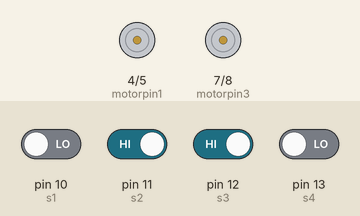
This sketch was run on a simulated Arduino Uno, built with avr-gcc and run on an emulated ATmega328P. Shown: motor-driver pin pairs drawn as motors (green arrow = first pin HIGH = forward, orange = second pin HIGH = backward, longer = more drive, scaled by the enable pin). The inputs (shaded band) are chosen by the test bench; at power-on: pin 11 (s2), pin 12 (s3) HIGH, pin 10 (s1), pin 13 (s4) LOW.

Above: at 1.2 s.
1.3 s: pin 10 (s1) driven HIGH and pin 12 (s3) driven LOW
At 1.9 s:
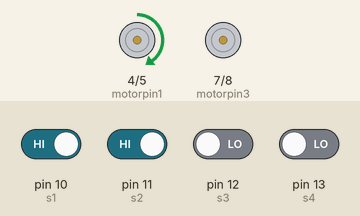
Timing chart, 0 to 2.5 s (numbered marks = the images above; inputs shaded):
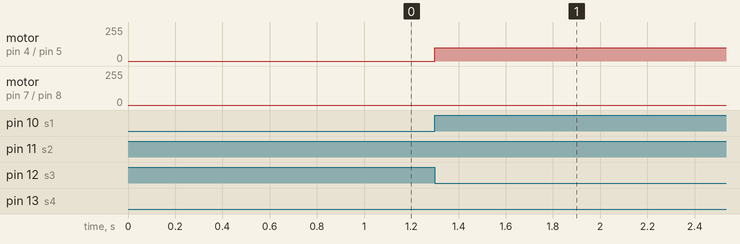

Measured:
- after the input at 1.3 s, motor on pin 4 (motorpin1) / pin 5 (motorpin2): stopped → forward 100/255 at once

The sketch:

new_fzzz_noob.ino
```cpp
int motorpin1 = 4;
int motorpin2 = 5;                      //LEFT Motor
int pwm1 = 6;

int motorpin3 = 7;
int motorpin4 = 8;                      //RIGHT Motor
int pwm2 = 9;

int s1 = 10; //orange                   // Sensor Array reads White =0 and Black =1
int s2 = 11; //white
int s3 = 12; //yellow
int s4 = 13; //black                    // sensors
void setup() {
 pinMode(s1, INPUT);
  pinMode(s2, INPUT);
  pinMode(s3, INPUT);
  pinMode(s4, INPUT);

  // Motor pins and Pulse Width Modulation declared by pinMode
  pinMode(motorpin1, OUTPUT);
  pinMode(motorpin2, OUTPUT);
  pinMode(motorpin3, OUTPUT);
  pinMode(motorpin4, OUTPUT);
  pinMode(pwm1, OUTPUT);
  pinMode(pwm2, OUTPUT);
}

void loop() {
  long a, a1, a2, a3;
  a= digitalRead(s1);
  a1=digitalRead(s2);
  a2=digitalRead(s3);
  a3=digitalRead(s4);

  Serial.print(a);
  Serial.print(a1);
  Serial.print(a2);
  Serial.print(a3);


if (a==1 && a1==0 && a2==0 && a3==1){
  forward();
}
if (a==0 && a1==0 && a2==0 && a3==1){
  leftTurn();
}
if (a==1 && a1==0 && a2==0 && a3==0){
  rightTurn();
}
if (a==0 && a1==0 && a2==1 && a3==1){
  fastMoveRight();
}
if (a==1 && a1==1 && a2==0 && a3==0){
  fastMoveLeft();
}
}
  void forward() {
  digitalWrite(motorpin1, HIGH);
  digitalWrite(motorpin2, LOW);
  analogWrite(pwm1, 100);

  digitalWrite(motorpin3, HIGH);
  digitalWrite(motorpin4, LOW);
  analogWrite(pwm2, 88);
}

  void reverse() {
  digitalWrite(motorpin1, LOW);
  digitalWrite(motorpin2, HIGH);
  analogWrite(pwm1, 90);

  digitalWrite(motorpin3, LOW);
  digitalWrite(motorpin4, HIGH);
  analogWrite(pwm2, 80);
  }

void leftTurn() {
  digitalWrite(motorpin1, LOW);
  digitalWrite(motorpin2, HIGH);
  analogWrite(pwm1, 00);
  digitalWrite(motorpin3, HIGH);
  digitalWrite(motorpin4, LOW);
  analogWrite(pwm2, 00);
  delay(100);

  digitalWrite(motorpin1, LOW);
  digitalWrite(motorpin2, HIGH);
  analogWrite(pwm1, 00);
  digitalWrite(motorpin3, HIGH);
  digitalWrite(motorpin4, LOW);
  analogWrite(pwm2, 88);
}

void rightTurn(){
  digitalWrite(motorpin1, LOW);
  digitalWrite(motorpin2, HIGH);
  analogWrite(pwm1, 00);
  digitalWrite(motorpin3, HIGH);
  digitalWrite(motorpin4, LOW);
  analogWrite(pwm2, 00);
  delay(100);

  digitalWrite(motorpin1, HIGH);
  digitalWrite(motorpin2, LOW);
  analogWrite(pwm1, 100);
  digitalWrite(motorpin3, LOW);
  digitalWrite(motorpin4, HIGH);
  analogWrite(pwm2, 0);
}

void fastMoveRight()
{
  digitalWrite(motorpin1, HIGH);
  digitalWrite(motorpin2, LOW);
  analogWrite(pwm1, 105);
  digitalWrite(motorpin3, HIGH);
  digitalWrite(motorpin4, LOW);
  analogWrite(pwm2, 88);


  digitalWrite(motorpin1, HIGH);
  digitalWrite(motorpin2, LOW);
  analogWrite(pwm1, 100);
  digitalWrite(motorpin3, HIGH);
  digitalWrite(motorpin4, LOW);
  analogWrite(pwm2, 90);
}

void fastMoveLeft()
{
  digitalWrite(motorpin1, HIGH);
  digitalWrite(motorpin2, LOW);
  analogWrite(pwm1, 100);
  digitalWrite(motorpin3, HIGH);
  digitalWrite(motorpin4, LOW);
  analogWrite(pwm2, 93);

  digitalWrite(motorpin1, HIGH);
  digitalWrite(motorpin2, LOW);
  analogWrite(pwm1, 100);
  digitalWrite(motorpin3, HIGH);
  digitalWrite(motorpin4, LOW);
  analogWrite(pwm2, 85);
}
void slow()
{
  digitalWrite(motorpin1, HIGH);
  digitalWrite(motorpin2, LOW);
  analogWrite(pwm1, 50);

  digitalWrite(motorpin3, HIGH);
  digitalWrite(motorpin4, LOW);
  analogWrite(pwm2, 50);
}
```
